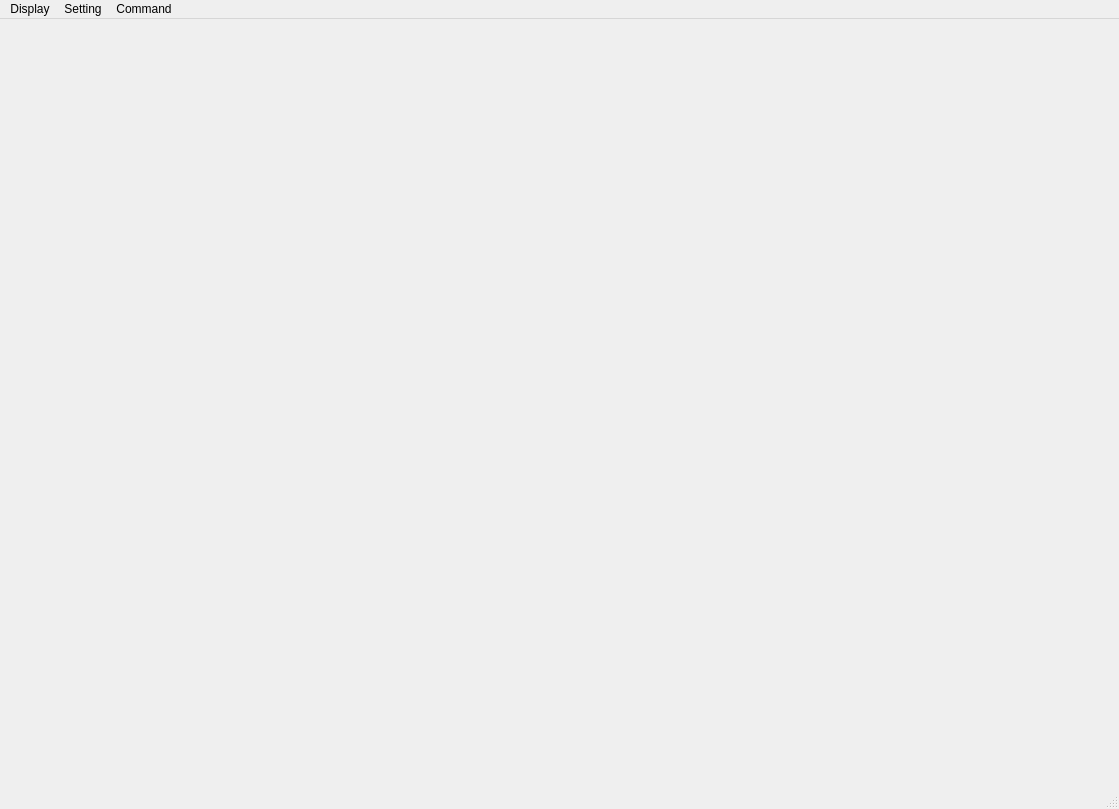
<?xml version="1.0" encoding="UTF-8"?>
<ui version="4.0">
 <class>MainWindow</class>
 <widget class="QMainWindow" name="MainWindow">
  <property name="geometry">
   <rect>
    <x>0</x>
    <y>0</y>
    <width>1119</width>
    <height>809</height>
   </rect>
  </property>
  <property name="windowTitle">
   <string>Robot Monitor</string>
  </property>
  <widget class="QWidget" name="centralwidget">
   <layout class="QGridLayout" name="gridLayout">
    <property name="leftMargin">
     <number>1</number>
    </property>
    <property name="topMargin">
     <number>1</number>
    </property>
    <property name="rightMargin">
     <number>1</number>
    </property>
    <property name="bottomMargin">
     <number>1</number>
    </property>
    <property name="spacing">
     <number>1</number>
    </property>
   </layout>
  </widget>
  <widget class="QMenuBar" name="menubar">
   <property name="geometry">
    <rect>
     <x>0</x>
     <y>0</y>
     <width>1119</width>
     <height>24</height>
    </rect>
   </property>
   <widget class="QMenu" name="menuDisplay">
    <property name="title">
     <string>Display</string>
    </property>
    <addaction name="actionAuto_Scaling"/>
    <addaction name="actionClear"/>
    <addaction name="actionJoint_1"/>
    <addaction name="actionJoint_2"/>
    <addaction name="actionJoint_3"/>
    <addaction name="actionJoint_4"/>
    <addaction name="actionJoint_5"/>
    <addaction name="actionJoint_6"/>
    <addaction name="actionJoint_7"/>
   </widget>
   <widget class="QMenu" name="menuSetting">
    <property name="title">
     <string>Setting</string>
    </property>
    <addaction name="actionWindow_Width"/>
    <addaction name="actionLine_Width"/>
    <addaction name="actionZoom_In"/>
    <addaction name="actionZoom_Out"/>
    <addaction name="actionZoom_Reset"/>
    <addaction name="actionLoging"/>
   </widget>
   <widget class="QMenu" name="menuCommand">
    <property name="title">
     <string>Command</string>
    </property>
    <addaction name="actionSave_Data"/>
   </widget>
   <addaction name="menuDisplay"/>
   <addaction name="menuSetting"/>
   <addaction name="menuCommand"/>
  </widget>
  <widget class="QStatusBar" name="statusbar"/>
  <action name="actionClear">
   <property name="text">
    <string>Clear</string>
   </property>
  </action>
  <action name="actionJoint_1">
   <property name="checkable">
    <bool>true</bool>
   </property>
   <property name="checked">
    <bool>true</bool>
   </property>
   <property name="text">
    <string>Joint 1</string>
   </property>
  </action>
  <action name="actionJoint_2">
   <property name="checkable">
    <bool>true</bool>
   </property>
   <property name="checked">
    <bool>true</bool>
   </property>
   <property name="text">
    <string>Joint 2</string>
   </property>
  </action>
  <action name="actionJoint_3">
   <property name="checkable">
    <bool>true</bool>
   </property>
   <property name="checked">
    <bool>true</bool>
   </property>
   <property name="text">
    <string>Joint 3</string>
   </property>
  </action>
  <action name="actionJoint_4">
   <property name="checkable">
    <bool>true</bool>
   </property>
   <property name="checked">
    <bool>true</bool>
   </property>
   <property name="text">
    <string>Joint 4</string>
   </property>
  </action>
  <action name="actionJoint_5">
   <property name="checkable">
    <bool>true</bool>
   </property>
   <property name="checked">
    <bool>true</bool>
   </property>
   <property name="text">
    <string>Joint 5</string>
   </property>
  </action>
  <action name="actionJoint_6">
   <property name="checkable">
    <bool>true</bool>
   </property>
   <property name="checked">
    <bool>true</bool>
   </property>
   <property name="text">
    <string>Jiont 6</string>
   </property>
  </action>
  <action name="actionJoint_7">
   <property name="checkable">
    <bool>true</bool>
   </property>
   <property name="checked">
    <bool>true</bool>
   </property>
   <property name="text">
    <string>Joint 7</string>
   </property>
  </action>
  <action name="actionAuto_Scaling">
   <property name="checkable">
    <bool>true</bool>
   </property>
   <property name="checked">
    <bool>true</bool>
   </property>
   <property name="text">
    <string>Auto Scaling</string>
   </property>
  </action>
  <action name="actionWindow_Width">
   <property name="text">
    <string>Window Width</string>
   </property>
  </action>
  <action name="actionZoom_In">
   <property name="text">
    <string>Zoom In</string>
   </property>
  </action>
  <action name="actionZoom_Out">
   <property name="text">
    <string>Zoom Out</string>
   </property>
  </action>
  <action name="actionZoom_Reset">
   <property name="text">
    <string>Zoom Reset</string>
   </property>
  </action>
  <action name="actionLoging">
   <property name="checkable">
    <bool>true</bool>
   </property>
   <property name="text">
    <string>Logging</string>
   </property>
  </action>
  <action name="actionSave_Data">
   <property name="text">
    <string>Save Data</string>
   </property>
  </action>
  <action name="actionLine_Width">
   <property name="text">
    <string>Line Width</string>
   </property>
  </action>
  <action name="actionService">
   <property name="text">
    <string>Stop Service</string>
   </property>
  </action>
 </widget>
 <resources/>
 <connections/>
</ui>
